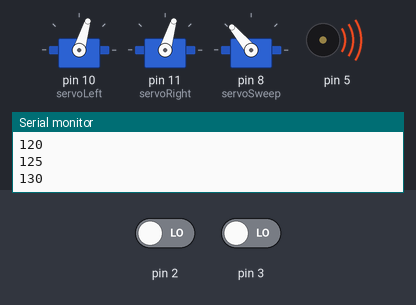
Simulated run of this sketch. Board: Arduino Uno, built with avr-gcc and run on an emulated ATmega328P. Shown: 3 × servo, buzzer (waves = sounding), the last lines printed to the serial monitor. Inputs (shaded band) come from the test bench; at power-on: pin 2 LOW, pin 3 LOW. Random numbers use the default seed unless the sketch sets one.

Above: at 1.3 s.
1.4 s: pin 2 driven HIGH
At 1.68 s:
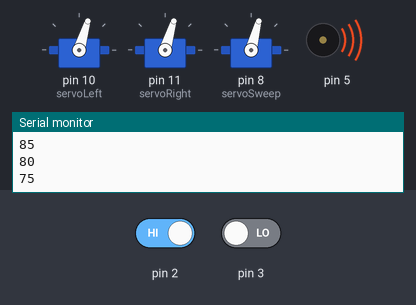
At 2.3 s:
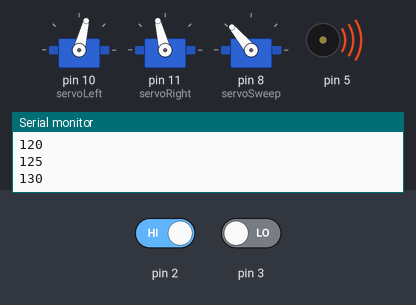
4.4 s: pin 3 driven HIGH
At 4.75 s:
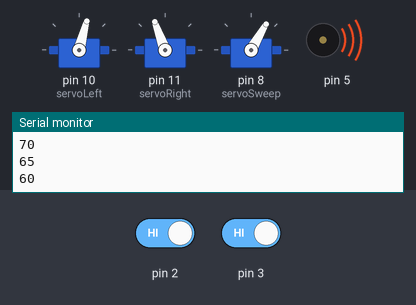
7.4 s: pin 2 driven LOW
At 7.81 s:
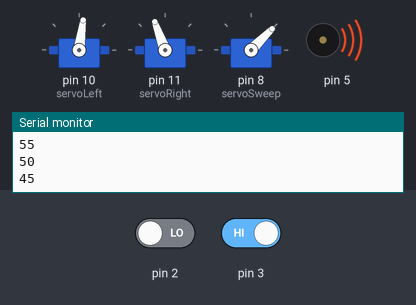
10.4 s: pin 2 driven HIGH
13.4 s: pin 3 driven LOW
16.4 s: pin 3 driven HIGH
Timing chart, 0 to 23.8 s (numbered marks = the images above; inputs shaded):
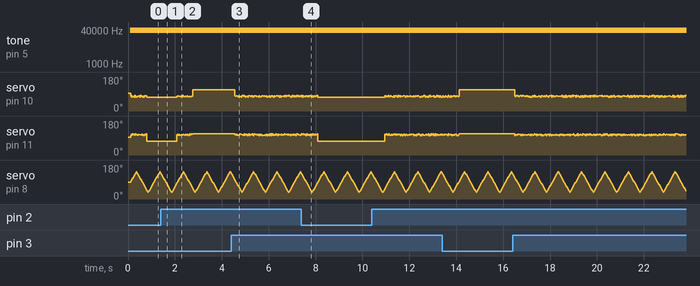

The sketch:

sketch_apr01a.ino
```cpp
#include<Servo.h>
#include<stdlib.h>

Servo servoLeft;
Servo servoRight;
Servo servoSweep;
int stayThreshold = 500; //it can be translated to 1000 milisecond maybe
int irLeftOverTime = 0,irRightOverTime = 0;
int turnT = 30;
int maxOverTime = 50;
int minAngle = 35;
int maxAngle = 145;
int sweepStep = 5;
int sweepPos,sweepDir;

void setup()
{
  // put your setup code here, to run once:
  pinMode(5, OUTPUT) ; pinMode(9, OUTPUT) ; pinMode(3, INPUT) ; pinMode(2, INPUT) ;
  servoLeft.attach(10);
  servoRight.attach(11);
  servoLeft.writeMicroseconds(1500);
  servoRight.writeMicroseconds(1500);
  servoSweep.attach(8);
  servoSweep.write(90);
  sweepPos = 90;
  sweepDir = 1;
  Serial. begin(9600);
  randomSeed(analogRead(0));
  delay(100);
}

void loop() {
  // put your main code here, to run repeatedly:
//    int irLeft = irDetect(9, 3, 38000) ; // Check for obj ect
    int irLeft = irReading(String("l"));
//    Serial. print("Left");
//    Serial. println(irLeft) ; // Display 1/0 no detect/detect

//    int irRight = irDetect(5, 2, 38000) ; // Check for obj ect
    int irRight = irReading(String("r"));
//    Serial.println("New reading");
//    Serial.println(irRight);
//    Serial. println(irRightOverTime) ; // Display 1/0 no detect/detect

    int counter = 0;


    if (irRight == 0) {
      irRightOverTime = min(irRightOverTime + 1, maxOverTime);
    } else {
      irRightOverTime = max(irRightOverTime -1, 0);
    }
    if (irLeft == 0) {
      irLeftOverTime = min(irLeftOverTime + 1, maxOverTime);
    } else {
      irLeftOverTime = max(irLeftOverTime - 1, 0);
    }


   if(irRightOverTime > turnT && irRightOverTime + 1.0/random(1000) > irLeftOverTime) {
      turnRight();
      irRightOverTime = max(irRightOverTime + random(-4,5),turnT+1);
      irLeftOverTime = 0;
   } else if (irLeftOverTime > turnT) {
      turnLeft();
      irLeftOverTime = max(irLeftOverTime + random(-4,5),turnT+1);
      irRightOverTime = 0;
   } else {
     goForward();
   }

   sweepPos += sweepStep * sweepDir;
   servoSweep.write(sweepPos);

   Serial. println(sweepPos) ;
   if (sweepPos >= maxAngle || sweepPos <= minAngle){
     sweepDir *= -1;
   }


}


void goForward()
  {
    servoRight.writeMicroseconds(1700-random(100));
    servoLeft.writeMicroseconds(1300+random(100));
  }

void turnRight()
  {
  servoRight.writeMicroseconds(1300);
  servoLeft.writeMicroseconds(1300);
  }

void turnLeft()
  {
   servoRight.writeMicroseconds(1700);
   servoLeft.writeMicroseconds(1700);
  }

void turn90degreesRight()
  {
   servoRight.writeMicroseconds(1500);
   servoLeft.writeMicroseconds(1300);
  }
void turn90degreesLeft()
  {
   servoRight.writeMicroseconds(1700);
   servoLeft.writeMicroseconds(1500);
  }

int irDetect(int irLedPin, int irReceiverPin, long frequency)
{
    tone(irLedPin, frequency, 8) ; // IRLED 38 kHz for at least 1 ms
    delay(1) ; // Wait 1 ms
    int ir = digitalRead(irReceiverPin) ; // IR receiver -> ir variable
    delay(10) ; // Down time before recheck
    return ir; // Return 1 no detect, 0 detect
}

int irReading(String leftOrRight){
  int irRead = 0;
  if (leftOrRight=="l")
  {
    irRead = irDetect(9, 3, 38000) ;
//    Serial.println("LeftReading");
  }
  else
  {
    irRead = irDetect(5, 2, 38000) ;
//    Serial.println("RightReading");
  }
  return irRead;
}
```
